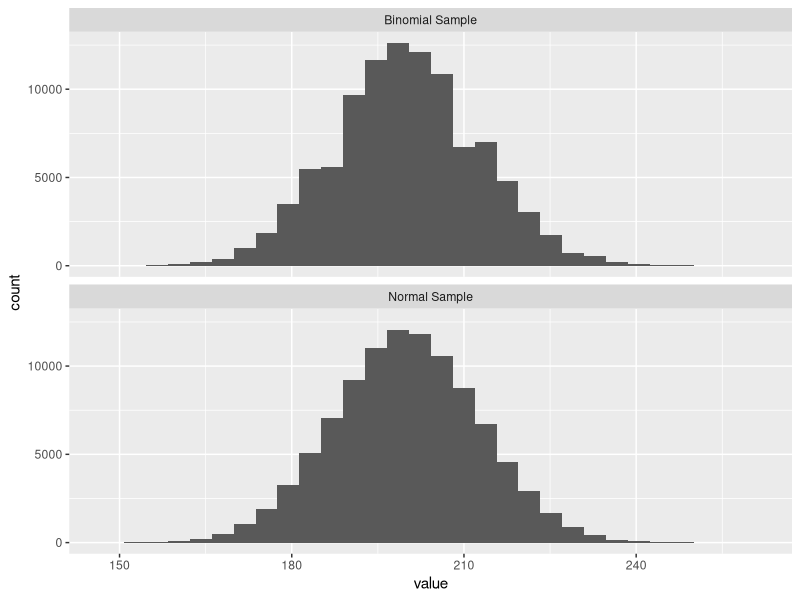
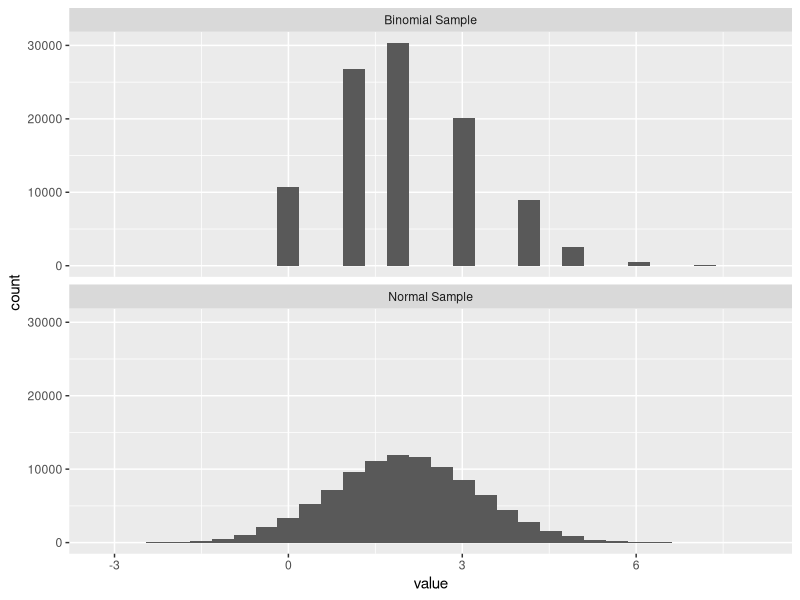
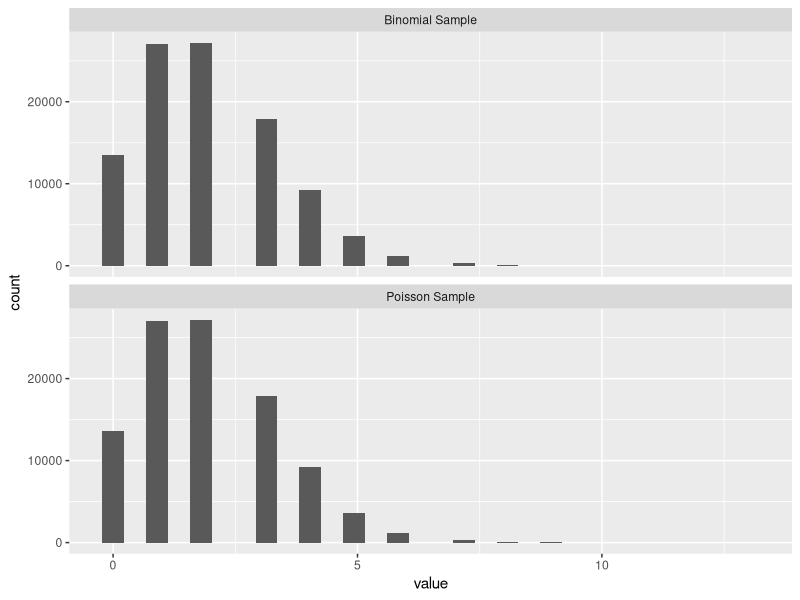
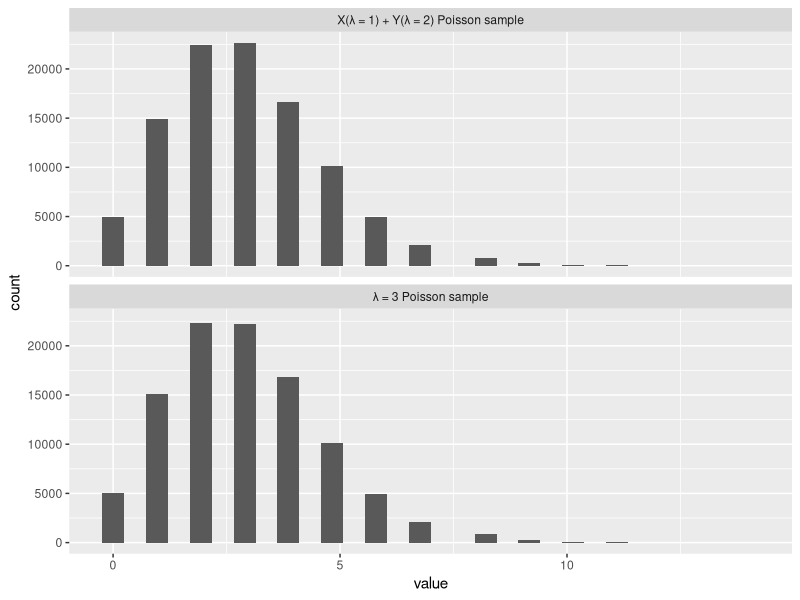
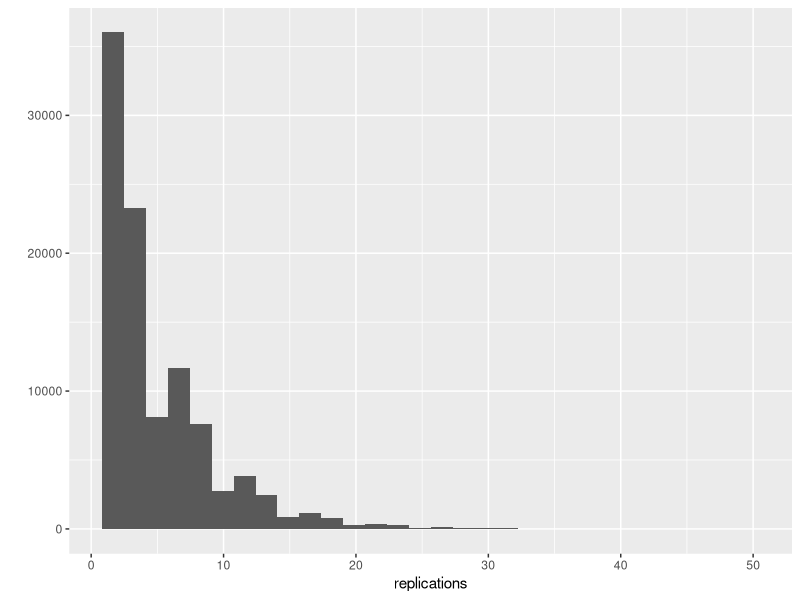
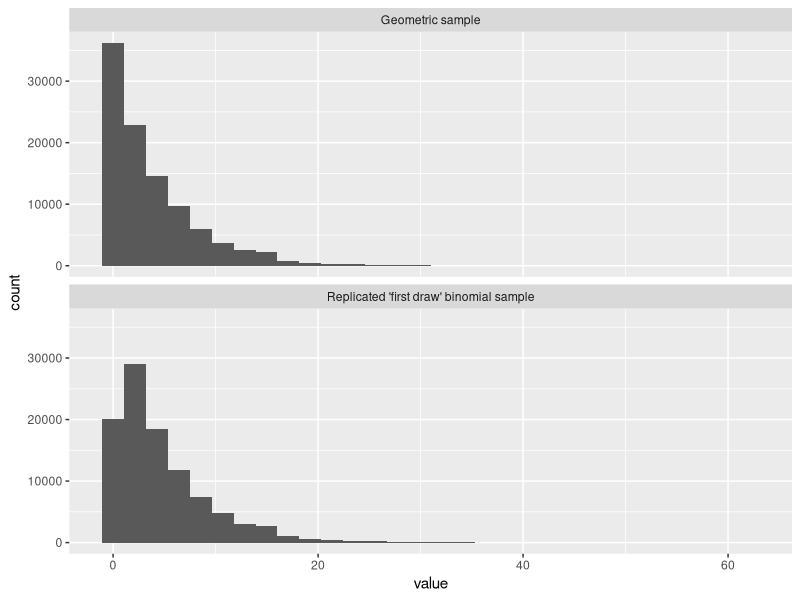
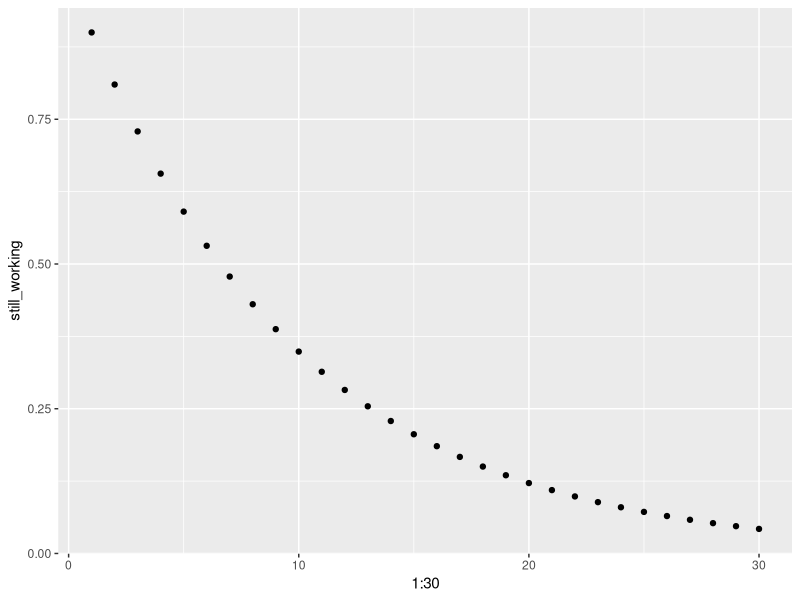

Here is the R script that generated these plots, in order:
## ---- chunk 1
knitr::opts_chunk$set(echo = TRUE)
options(repos="https://CRAN.R-project.org")
## ---- chunk 2
# Generate 10 separate random flips with probability .3
rbinom(10, 1, .3)
## ---- chunk 3
# Generate 100 occurrences of flipping 10 coins, each with 30% probability
rbinom(100, 10, .3)
## ---- chunk 4
# Calculate the probability that 2 are heads using dbinom
dbinom(2, 10, .3)

# Confirm your answer with a simulation using rbinom
mean(rbinom(10000, 10, .3) == 2)
## ---- chunk 5
# Calculate the probability that at least five coins are heads
1 - pbinom(4, 10, .3)

# Confirm your answer with a simulation of 10,000 trials
mean(rbinom(10000, 10, .3) >= 5)
## ---- chunk 6
# Here is how you computed the answer in the last problem
mean(rbinom(10000, 10, .3) >= 5)

# Try now with 100, 1000, 10,000, and 100,000 trials
mean(rbinom(100, 10, .3) >= 5)
mean(rbinom(1000, 10, .3) >= 5)
mean(rbinom(10000, 10, .3) >= 5)
mean(rbinom(100000, 10, .3) >= 5)
## ---- chunk 7
# Calculate the expected value using the exact formula
25 * .3

# Confirm with a simulation using rbinom
mean(rbinom(10000, 25, .3))
## ---- chunk 8
# Calculate the variance using the exact formula
25 * .3 * (1 - .3)

# Confirm with a simulation using rbinom
var(rbinom(10000, 25, .3))
## ---- chunk 9
# Simulate 100,000 flips of a coin with a 40% chance of heads
A <- rbinom(100000, 1, .4)

# Simulate 100,000 flips of a coin with a 20% chance of heads
B <- rbinom(100000, 1, .2)

# Estimate the probability both A and B are heads
mean(A & B)
## ---- chunk 10
# You've already simulated 100,000 flips of coins A and B
A <- rbinom(100000, 1, .4)
B <- rbinom(100000, 1, .2)

# Simulate 100,000 flips of coin C (70% chance of heads)
C <- rbinom(100000, 1, .7)

# Estimate the probability A, B, and C are all heads
mean(A & B & C)
## ---- chunk 11
# Simulate 100,000 flips of a coin with a 60% chance of heads
A <- rbinom(100000, 1, .6)

# Simulate 100,000 flips of a coin with a 10% chance of heads
B <- rbinom(100000, 1, .1)

# Estimate the probability either A or B is heads
mean(A | B)
## ---- chunk 12
# Use rbinom to simulate 100,000 draws from each of X and Y
X <- rbinom(100000, 10, .6)
Y <- rbinom(100000, 10, .7)

# Estimate the probability either X or Y is <= to 4
mean(X <= 4 | Y <= 4)

# Use pbinom to calculate the probabilities separately
prob_X_less <- pbinom(4, 10, .6)
prob_Y_less <- pbinom(4, 10, .7)

# Combine these to calculate the exact probability either <= 4
prob_X_less + prob_Y_less - prob_X_less * prob_Y_less
## ---- chunk 13
# Simulate 100,000 draws of a binomial with size 20 and p = .1
X <- rbinom(100000, 20, .1)

# Estimate the expected value of X
mean(X)

# Estimate the expected value of 5 * X
mean(5 * X)
## ---- chunk 14
# X is simulated from 100,000 draws of a binomial with size 20 and p = .1
X <- rbinom(100000, 20, .1)

# Estimate the variance of X
var(X)

# Estimate the variance of 5 * X
var(5 * X)
## ---- chunk 15
# Simulate 100,000 draws of X (size 20, p = .3) and Y (size 40, p = .1)
X <- rbinom(100000, 20, .3) 
Y <- rbinom(100000, 40, .1)

# Estimate the expected value of X + Y
mean(X + Y)
## ---- chunk 16
# Simulation from last exercise of 100,000 draws from X and Y
X <- rbinom(100000, 20, .3) 
Y <- rbinom(100000, 40, .1)

# Find the variance of X + Y
var(X + Y)

# Find the variance of 3 * X + Y
var(3 * X + Y)
## ---- chunk 17
# Simulate 50000 cases of flipping 20 coins from fair and from biased
fair <- rbinom(50000, 20, .5)
biased <- rbinom(50000, 20, .75)

# How many fair cases, and how many biased, led to exactly 11 heads?
fair_11 <- sum(fair == 11)
biased_11 <- sum(biased == 11)

# Find the fraction of fair coins that are 11 out of all coins that were 11
fair_11 / (fair_11 + biased_11)
## ---- chunk 18
# Simulate 50000 cases of flipping 20 coins from fair and from biased
fair <- rbinom(50000, 20, .5)
biased <- rbinom(50000, 20, .75)

# How many fair cases, and how many biased, led to exactly 16 heads?
fair_16 <- sum(fair == 16)
biased_16 <- sum(biased == 16)

# Find the fraction of fair coins that are 16 out of all coins that were 16
fair_16 / (fair_16 + biased_16)
## ---- chunk 19
# Simulate 8000 cases of flipping a fair coin, and 2000 of a biased coin
fair_flips <- rbinom(8000, 20, .5)
biased_flips <- rbinom(2000, 20, .75)

# Find the number of cases from each coin that resulted in 14/20
fair_14 <- sum(fair_flips == 14)
biased_14 <- sum(biased_flips == 14)

# Use these to estimate the posterior probability
fair_14 / (fair_14 + biased_14)
## ---- chunk 20
# Simulate 80,000 draws from fair coin, 10,000 from each of high and low coins
flips_fair <- rbinom(80000, 20, .5)
flips_high <- rbinom(10000, 20, .75)
flips_low <- rbinom(10000, 20, .25)

# Compute the number of coins that resulted in 14 heads from each of these piles
fair_14 <- sum(flips_fair == 14)
high_14 <- sum(flips_high == 14)
low_14 <- sum(flips_low == 14)

# Compute the posterior probability that the coin was fair
fair_14 / (fair_14 + low_14 + high_14)
## ---- chunk 21
# Use dbinom to calculate the probability of 11/20 heads with fair or biased coin
probability_fair <- dbinom(11, 20, .5)
probability_biased <- dbinom(11, 20, .75)

# Calculate the posterior probability that the coin is fair
probability_fair / (probability_fair + probability_biased)
## ---- chunk 22
# Find the probability that a coin resulting in 14/20 is fair
dbinom(14, 20, .5) / (dbinom(14, 20, .5) + dbinom(14, 20, .75))

# Find the probability that a coin resulting in 18/20 is fair
dbinom(18, 20, .5) / (dbinom(18, 20, .5) + dbinom(18, 20, .75))
## ---- chunk 23
# Use dbinom to find the probability of 16/20 from a fair or biased coin
probability_16_fair <- dbinom(16, 20, .5)
probability_16_biased <- dbinom(16, 20, .75)

# Use Bayes' theorem to find the posterior probability that the coin is fair
(probability_16_fair * .99) / (probability_16_fair * .99 + probability_16_biased * .01)
## ---- chunk 24
#getAnywhere(compare_histograms)
library(ggplot2)
compare_histograms <- function(variable1, variable2, name1 = "Variable 1", name2 = "Variable 2") {
                        x <- data.frame(value = variable1, variable = name1)
                        y <- data.frame(value = variable2, variable = name2)
                        ggplot(rbind(x, y), aes(value)) +
                        geom_histogram() +
                        facet_wrap(~ variable, nrow = 2)
}

# Draw a random sample of 100,000 from the Binomial(1000, .2) distribution
binom_sample <- rbinom(100000, 1000, .2)

# Draw a random sample of 100,000 from the normal approximation
normal_sample <- rnorm(100000, 200, sqrt(160))

# Compare the two distributions with the compare_histograms function
compare_histograms(binom_sample, normal_sample, "Binomial Sample", "Normal Sample")
## ---- chunk 25
# Simulations from the normal and binomial distributions
binom_sample <- rbinom(100000, 1000, .2)
normal_sample <- rnorm(100000, 200, sqrt(160))

# Use binom_sample to estimate the probability of <= 190 heads
mean(binom_sample <= 190)

# Use normal_sample to estimate the probability of <= 190 heads
mean(normal_sample <= 190)

# Calculate the probability of <= 190 heads with pbinom
pbinom(190, 1000, .2)

# Calculate the probability of <= 190 heads with pnorm
pnorm(190, 200, sqrt(160))
## ---- chunk 26
# Draw a random sample of 100,000 from the Binomial(10, .2) distribution
binom_sample <- rbinom(100000, 10, .2)

# Draw a random sample of 100,000 from the normal approximation
normal_sample <- rnorm(100000, 2, sqrt(1.6))

# Compare the two distributions with the compare_histograms function
compare_histograms(binom_sample, normal_sample, "Binomial Sample", "Normal Sample")
## ---- chunk 27
# Draw a random sample of 100,000 from the Binomial(1000, .002) distribution
binom_sample <- rbinom(100000, 1000, .002)

# Draw a random sample of 100,000 from the Poisson approximation
poisson_sample <- rpois(100000, 2)

# Compare the two distributions with the compare_histograms function
compare_histograms(binom_sample, poisson_sample, "Binomial Sample", "Poisson Sample")
## ---- chunk 28
# Simulate 100,000 draws from Poisson(2)
poisson_sample <- rpois(100000, 2)

# Find the percentage of simulated values that are 0
mean(poisson_sample == 0)

# Use dpois to find the exact probability that a draw is 0
dpois(0, 2)
## ---- chunk 29
# Simulate 100,000 draws from Poisson(1)
X <- rpois(100000, 1)

# Simulate 100,000 draws from Poisson(2)
Y <- rpois(100000, 2)

# Add X and Y together to create Z
Z <- X + Y

# Use compare_histograms to compare Z to the Poisson(3)
compare_histograms(Z, rpois(100000, 3), "X(\U03BB = 1) + Y(\U03BB = 2) Poisson sample", "\U03BB = 3 Poisson sample")
## ---- chunk 30
# Simulate 100 instances of flipping a 20% coin
flips <- rbinom(100, 1, .2)

# Use which to find the first case of 1 ("heads")
which(flips == 1)[1]
## ---- chunk 31
# Existing code for finding the first instance of heads
which(rbinom(100, 1, 0.2) == 1)[1]

# Replicate this 100,000 times using replicate()
replications <- replicate(100000, which(rbinom(100, 1, 0.2) == 1)[1])

# Histogram the replications with qplot
qplot(replications)
## ---- chunk 32
# Replications from the last exercise
replications <- replicate(100000, which(rbinom(100, 1, .2) == 1)[1])

# Generate 100,000 draws from the corresponding geometric distribution
geom_sample <- rgeom(100000, .2)

# Compare the two distributions with compare_histograms
compare_histograms(replications, geom_sample, "Replicated 'first draw' binomial sample", "Geometric sample")
## ---- chunk 33
# Find the probability the machine breaks on 5th day or earlier
pgeom(4, .1)

# Find the probability the machine is still working on 20th day
1 - pgeom(19, .1)
## ---- chunk 34
# Calculate the probability of machine working on day 1-30
still_working <- 1 - pgeom(0:29, .1)

# Plot the probability for days 1 to 30
qplot(1:30, still_working)
